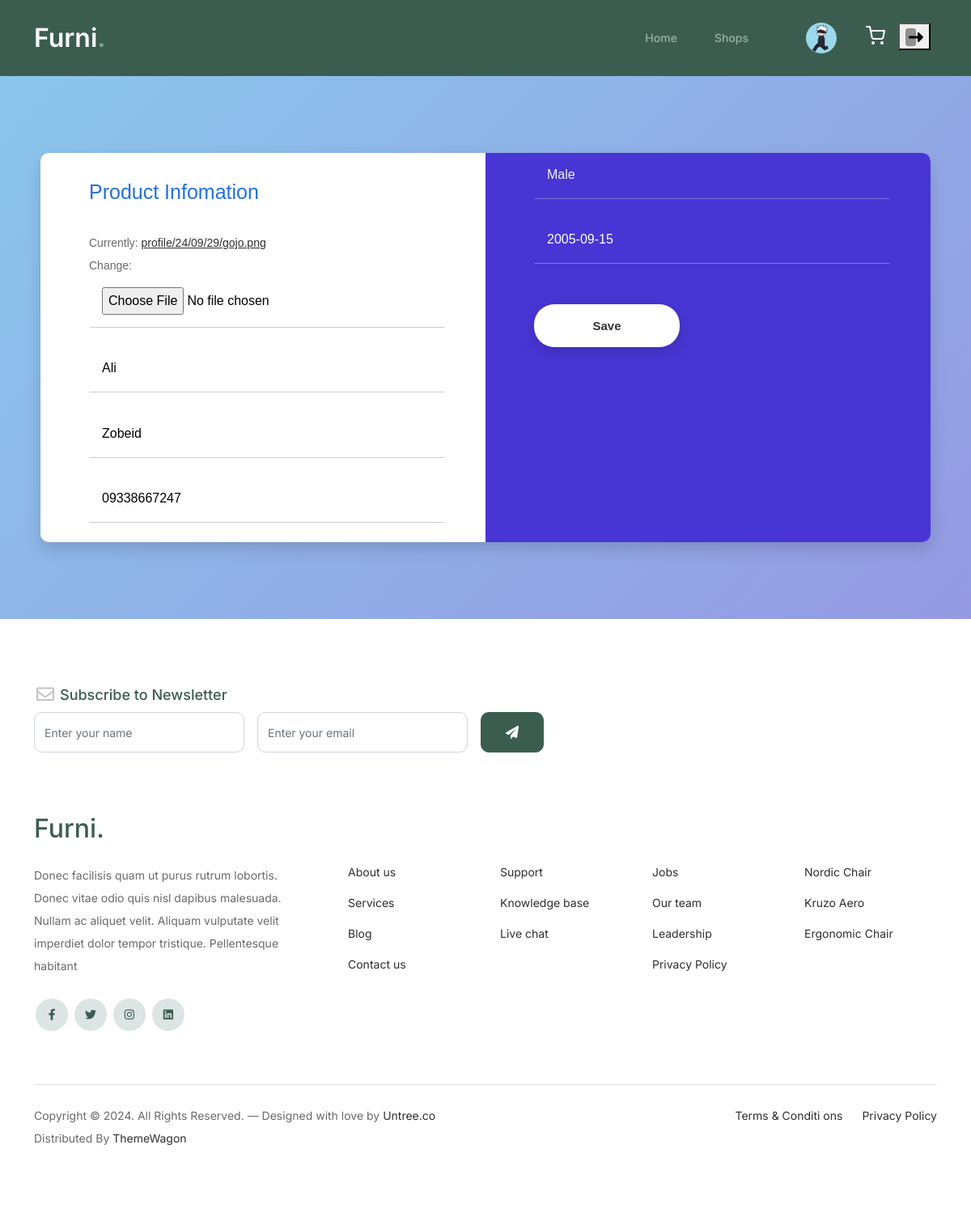
Screenshot of /profile/edit/ (signed in) with the database file from the repository.
### accounts/models.py (models this page shows, shortened)
class Profile(models.Model):
    class Demography:
        class AgeCategory(models.TextChoices):
            A = "A", "3 to 7"
            B = "B", "7 to 12"
            C = "C", "12 to 18"
            D = "D", "18 to 30"
            E = "E", "30 to 40"
            F = "F", "40 to 60"
            G = "G", "+60"
        class Gender(models.TextChoices):
            M = "M", "Male"
            F = "F", "Female"
    first_name = models.CharField(max_length=64)
    last_name = models.CharField(max_length=64)
    phone_number = models.CharField(max_length=13)
    birth = models.DateField()
    gender = models.CharField(choices=Demography.Gender.choices, max_length=1)
    image = models.ImageField(upload_to="profile/%y/%m/%d/")
    user_age = models.PositiveIntegerField(blank=True)
    age_category = models.CharField(
        max_length=1, choices=Demography.AgeCategory.choices, blank=True
    )
    user = models.OneToOneField(User, on_delete=models.CASCADE, unique=True)
    class Meta:
        verbose_name = "پروفایل"
        verbose_name_plural = "پروفایل کاربران"

### website/views.py (the view)
# urls.py: path("profile/edit/",ProfileUserUpdateView.as_view(),name="update_profile"),
class ProfileUserUpdateView(NavbarUserTypeMixin, UpdateView):
    template_name = "profile/update_profile.html"
    form_class = ProfileForm
    success_url = reverse_lazy("profile")
    def get_object(self):
        return self.get_user().profile

### accounts/forms.py
class ProfileForm(forms.ModelForm):
    class Meta:
        model = Profile
        fields = ["first_name", "last_name", "image", "phone_number", "birth", "gender"]
    def __init__(self, *args, **kwargs):
        super(ProfileForm,self).__init__(*args, **kwargs)
        self.fields["first_name"].widget.attrs["placeholder"] = "First Name"
        self.fields["last_name"].widget.attrs["placeholder"] = "Last Name"
        self.fields["phone_number"].widget.attrs["placeholder"] = "Phone Number"
        self.fields["gender"].widget.attrs["placeholder"] = "Gender"
        self.fields["birth"].widget.attrs["placeholder"] = "Birth Day"
        self.fields["image"].widget.attrs["placeholder"] = "Image"

### cart/templatetags/poll_extra.py (called while the page is built)
@register.filter
def navbar(obj):
    return f"nav/{obj}.html"

### website/views.py (called while the page is built)
    def get_user(self):
        return self.UserType(self.request.user).validate()

    def get_context_data(self, **kwargs):
        context = super(NavbarUserTypeMixin, self).get_context_data(**kwargs)
        user = self.get_user()
        context["user_nav"], context["user_image"] = user.user_type, user.image
        return context

        def get_profile(self):
            if self.user_type != "goust":
                self.profile = Profile.objects.get(user=self.user)
                return self.profile

        @property
        def image(self):
            if self._user_type != "goust":
                return self.profile.image.url

        @property
        def user_type(self):
            return self._user_type

        def validate(self):
            self.get_user_type_and_fix_staff()
            self.get_profile()
            return self

### templates/profile/update_profile.html
{% extends "base.html" %}
{% block content %}
{% include "profile/update_profile_form.html" %}
{% endblock content %}

### templates/profile/update_profile_form.html
{% extends "register/main_register_form.html" %}
{% block register_model %}
<div class="form-left">
    <h2>Product Infomation</h2>
    <div class="form-row">
        {{form.image}}
    </div>
    <div class="form-row">
        {{form.first_name}}
    </div>
    <div class="form-row">
        {{form.last_name}}
    </div>
    <div class="form-row">
        {{form.phone_number}}
    </div>
</div>
<div class="form-right">
    <div class="form-row">
        {{form.gender}}
    </div>
    <div class="form-row">
        {{form.birth}}
    </div>
    <div class="form-row-last">
        <input type="submit" name="register" class="register" value="Save">
      </div>
</div>
{% endblock register_model %}

### static/css/style.css (style rules this page uses)
body { overflow-x: hidden; position: relative; }
body { font-family: "Inter", sans-serif; font-weight: 400; line-height: 28px; color: #6a6a6a; font-size: 14px; background-color: #eff2f1; }
a { text-decoration: none; -webkit-transition: .3s all ease; -o-transition: .3s all ease; transition: .3s all ease; color: #2f2f2f; text-decoration: underline; }

### static/css/register_style.css (style rules this page uses)
body { margin:0 }
.form-v10-content .form-detail h2 { font-weight:500;font-size:25px;margin-bottom:34px;padding:33px 50px 0 60px }
.form-v10-content .form-detail .form-left { border-top-left-radius:10px;border-bottom-left-radius:10px;width:100% }
.form-v10-content .form-detail .form-left h2 { color:#2271dd }
.form-v10-content .form-detail .form-right { width:100%;background:#4835d4;border-top-right-radius:10px;border-bottom-right-radius:10px }
.form-v10-content .form-detail .form-row { position:relative;margin-bottom:24px;padding-left:60px;padding-right:50px }
.form-v10-content .form-detail select,.form-v10-content .form-detail input { width:100%;padding:11.5px 15px 15px;border:1px solid transparent;background:0 0;appearance:unset;-moz-appearance:unset;-webkit-appearance:unset;-o-appearance:unset;-ms-appearance:unset;outline:none;-moz-outline:none;-webkit-outline:none;-o-outline:none;-ms-outline:none;font-family:montserrat,sans-serif;font-size:16px;box-sizing:border-box;-moz-box-sizing:border-box;-webkit-box-sizing:border-box;-o-box-sizing:border-box;-ms-box-sizing:border-box }
.form-v10-content .form-detail select { background:0 0;position:relative;z-index:9;cursor:pointer }
.form-v10-content .form-detail .form-right select { color:#f2f2f2 }
.form-v10-content .form-detail .form-left input { color:#000 }
.form-v10-content .form-detail .form-right input { color:#fff }
.form-v10-content .form-detail .form-left input,.form-v10-content .form-detail .form-left select { border-bottom:1px solid #ccc }
.form-v10-content .form-detail .form-right input,.form-v10-content .form-detail .form-right select { border-bottom:1px solid;border-bottom-color:rgba(255,255,255,.3) }
.form-v10-content .form-detail .form-right select option { background:#4835d4 }
.form-v10-content .form-detail .form-right .form-row-last { padding-left:60px;margin:44px 0 10px }
.form-v10-content .form-detail .form-right .register { background:#fff;border-radius:25px;-o-border-radius:25px;-ms-border-radius:25px;-moz-border-radius:25px;-webkit-border-radius:25px;box-shadow:0 6px 17px 0 rgba(0,0,0,.15);-o-box-shadow:0 6px 17px 0 rgba(0,0,0,.15);-ms-box-shadow:0 6px 17px 0 rgba(0,0,0,.15);-moz-box-shadow:0 6px 17px 0 rgba(0,0,0,.15);-webkit-box-shadow:0 6px 17px 0 rgba(0,0,0,.15);width:180px;border:none;margin:6px 0 50px 0;cursor:pointer;color:#333;font-weight:700;font-size:15px }
.form-v10-content .form-detail .form-right .form-row-last input { padding:12.5px }

### rows the page displays
Profile: first_name "Ali", last_name "Zobeid", phone_number "09338667247", gender "Male", birth "2005-09-15"
